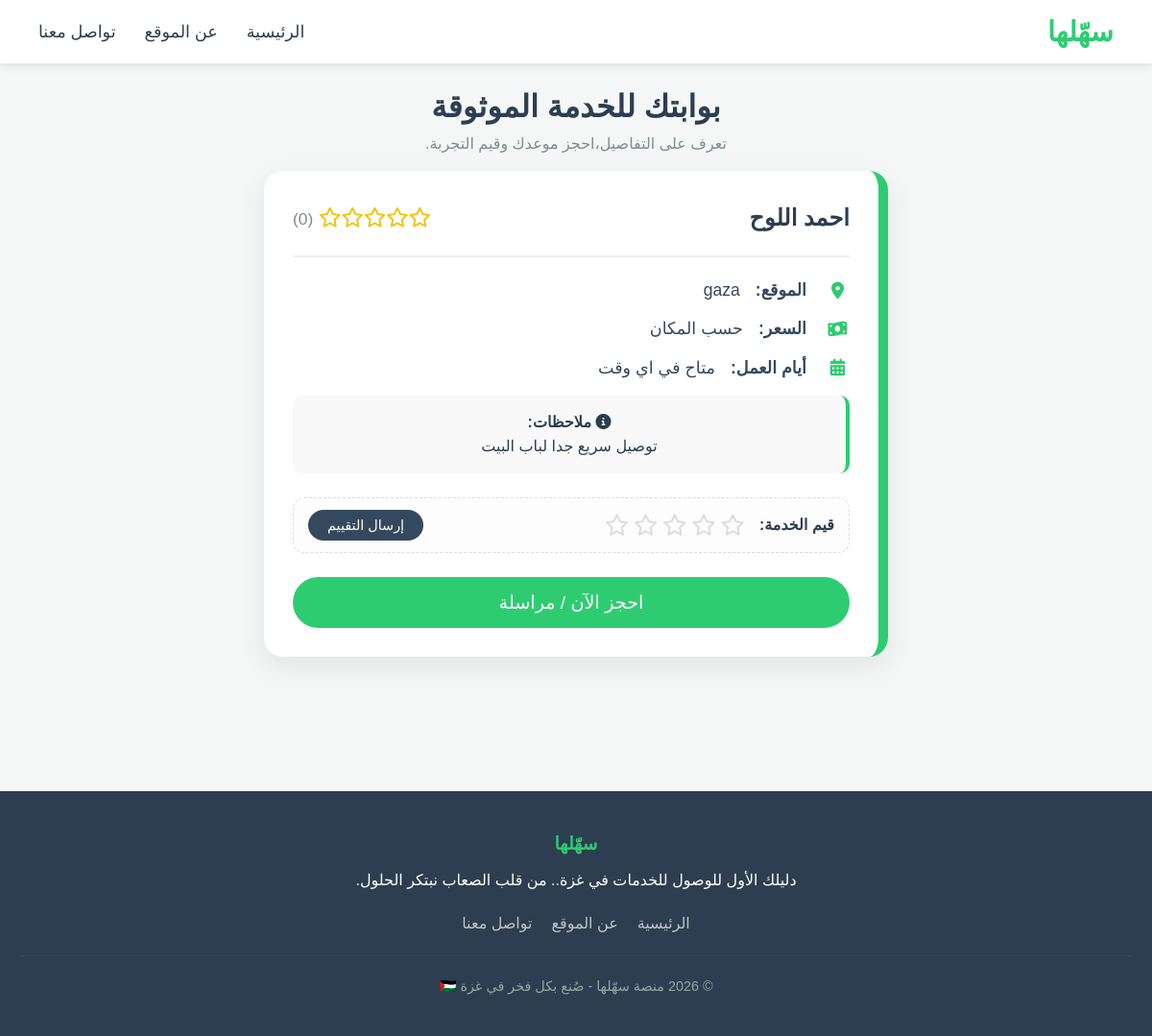
The page /details.php?id=8 on the database its author committed.
### tables this page shows
CREATE TABLE `services` (
  `id` int(11) NOT NULL,
  `user_id` int(11) DEFAULT NULL,
  `full_name` varchar(255) NOT NULL,
  `service_type` varchar(100) NOT NULL,
  `location` varchar(100) NOT NULL,
  `price` varchar(100) DEFAULT 'حسب الاتفاق',
  `work_days` varchar(255) DEFAULT NULL,
  `notes` text DEFAULT NULL,
  `username` varchar(50) NOT NULL,
  `password` varchar(255) NOT NULL,
  `image` varchar(255) DEFAULT 'default.jpg',
  `total_rating` int(11) DEFAULT 0,
  `rating_count` int(11) DEFAULT 0,
  `created_at` timestamp NOT NULL DEFAULT current_timestamp()
);

### details.php (the view, shortened to what this page needs)
<?php
$conn = new mysqli("localhost", "root", "", "sahilha_db");
$conn->set_charset("utf8mb4");
$id = isset($_GET['id']) ? intval($_GET['id']) : 0;
$result = $conn->query("SELECT * FROM services WHERE id = $id");
$service = $result->fetch_assoc();
$average = 0;
?>
<!DOCTYPE html>
<html lang="ar" dir="rtl">
<head>
    <link rel="stylesheet" href="style.css">
    <link rel="stylesheet" href="https://cdnjs.cloudflare.com/ajax/libs/font-awesome/6.0.0/css/all.min.css">
</head>
<body>
    <nav class="navbar">
        <div class="nav-container">
            <a href="index.html" class="logo">سهّلها</a>
            <ul class="nav-links">
                <li><a href="search-service.html">الرئيسية</a></li>
                <li><a href="about.html">عن الموقع</a></li>
                <li><a href="contact.html">تواصل معنا</a></li>
            </ul>
        </div>
    </nav>
    <div class="container">
        <div class="header-spacing">
            <h1 style="color: #2C3E50; font-size: 2rem;">بوابتك للخدمة الموثوقة</h1>
            <p style="color: #7f8c8d;">تعرف على التفاصيل،احجز موعدك وقيم التجربة.</p>
        </div>
        <div class="details-card">
            <div style="display: flex; justify-content: space-between; align-items: center;">
                <h2 style="color: #2C3E50; margin: 0;"><?php echo htmlspecialchars($service['full_name']); ?></h2>
                <div class="rating-display">
                    <?php
                    for($i=1; $i<=5; $i++) {
                        echo ($i <= $average) ? '<i class="fas fa-star"></i>' : '<i class="far fa-star"></i>';
                    }
                    ?>
                    <small style="color: #7f8c8d;">(<?php echo $average; ?>)</small>
                </div>
            </div>
            <hr style="border: 0.5px solid #eee; margin: 20px 0;">
            <div class="detail-item">
                <i class="fas fa-map-marker-alt"></i>
                <strong>الموقع:</strong>
                <span style="margin-right: 6px;"><?php echo htmlspecialchars($service['location']); ?></span>
            </div>
            <div class="detail-item">
                <i class="fas fa-money-bill-wave"></i>
                <strong>السعر:</strong>
                <span style="margin-right: 6px;"><?php echo htmlspecialchars($service['price']); ?></span>
            </div>
            <div class="detail-item">
                <i class="fas fa-calendar-alt"></i>
                <strong>أيام العمل:</strong>
                <span style="margin-right: 6px;"><?php echo htmlspecialchars($service['work_days']); ?></span>
            </div>
            <div style="background: #f9f9f9; padding: 15px; border-radius: 10px; border-right: 4px solid #2ECC71; margin-top: 15px;">
                <p><strong><i class="fas fa-info-circle"></i> ملاحظات:</strong></p>
                <p><?php echo nl2br(htmlspecialchars($service['notes'])); ?></p>
            </div>
            <form method="POST" id="ratingForm" class="rating-row">
                <span style="font-weight: bold;">قيم الخدمة:</span>
                <div class="stars-input" id="starsContainer">
                    <i class="far fa-star" data-val="1"></i>
                    <i class="far fa-star" data-val="2"></i>
                    <i class="far fa-star" data-val="3"></i>
                    <i class="far fa-star" data-val="4"></i>
                    <i class="far fa-star" data-val="5"></i>
                </div>
                <button type="submit" class="btn-submit-rating">إرسال التقييم</button>
            </form>
            <button onclick="openBooking()" class="btn-primary" style="width: 100%; margin-top: 25px; padding: 15px; font-size: 1.2rem; border-radius: 50px;">احجز الآن / مراسلة</button>
        </div>
    </div>
    <footer>
        <div class="footer-content">
            <h3>سهّلها</h3>
            <p>دليلك الأول للوصول للخدمات في غزة.. من قلب الصعاب نبتكر الحلول.</p>
            <ul class="footer-links">
                <li><a href="search-service.html">الرئيسية</a></li>
                <li><a href="about.html">عن الموقع</a></li>
                <li><a href="contact.html">تواصل معنا</a></li>
            </ul>
        </div>
        <div class="copyright">
           &copy; 2026 منصة سهّلها - صُنع بكل فخر في غزة 🇵🇸
        </div>
    </footer>
</body>
</html>

### style.css (style rules this page uses)
* { margin: 0; padding: 0; box-sizing: border-box; }
body { direction: rtl; background-color: #f9f9f9; font-family: 'Cairo', sans-serif; color: #2C3E50; line-height: 1.6; }
.container { max-width: 1250px !important; margin: 0 auto; padding: 10px 20px !important; text-align: center; }
.navbar { background-color: white; width: 100%; padding: 10px 0; box-shadow: 0 2px 10px rgba(0,0,0,0.1); position: sticky; top: 0; z-index: 9999; }
.nav-container { max-width: 1250px; margin: 0 auto; display: flex; justify-content: space-between; align-items: center; padding: 0 40px; }
.logo { font-size: 1.8rem; font-weight: bold; color: #2ECC71; text-decoration: none; font-family: 'Tajawal', sans-serif; }
.nav-links { list-style: none; display: flex; gap: 30px; }
.nav-links a { color: #2C3E50; text-decoration: none; font-size: 1.1rem; transition: color 0.3s; }
.btn-primary { background: #2ECC71; color: white; border: none; }
footer { background-color: #2C3E50; color: white; padding: 40px 20px; text-align: center; margin-top: 50px !important; width: 100%; }
.footer-content h3 { font-family: 'Tajawal', sans-serif; color: #2ECC71; margin-bottom: 10px; }
.footer-links { list-style: none; display: flex; justify-content: center; gap: 20px; margin: 20px 0; }
.footer-links a { color: #bdc3c7; text-decoration: none; }
.copyright { font-size: 0.9rem; color: #95a5a6; border-top: 1px solid #34495e; padding-top: 20px; margin-top: 20px; }
body, input, button { font-family: 'Cairo', sans-serif; }
button, .main-btn-style { font-family: 'Cairo', sans-serif; font-size: 1.1rem; padding: 12px 30px; border-radius: 50px; border: none; cursor: pointer; transition: all 0.3s ease-in-out; }
footer { background-color: #2C3E50; color: white; padding: 40px 20px; text-align: center; margin-top: 80px !important; width: 100%; clear: both; }
.btn-submit-rating { background: #34495e; color: white; border: none; padding: 8px 25px; border-radius: 50px; cursor: pointer; font-size: 0.9rem; transition: 0.3s; margin-right: auto; margin-left: 0; }
.detail-item { font-size: 1.1rem; margin-bottom: 12px; color: #34495e; display: flex; align-items: center; gap: 10px; }

### details.php (style rules this page uses)
body { background-color: #f4f7f6; font-family: 'Cairo', sans-serif; }
.header-spacing { text-align: center; margin-top: 10px !important; margin-bottom: 5px; }
.details-card { background: white; border-radius: 20px; padding: 30px; margin: 15px auto 50px auto; max-width: 650px; border-right: 10px solid #2ECC71; box-shadow: 0 10px 30px rgba(0,0,0,0.08); }
.rating-row { display: flex; align-items: center; background: #fdfdfd; padding: 12px 15px; border-radius: 12px; border: 1px dashed #ddd; margin-top: 25px; width: 100%; }
.stars-input { margin-right: 15px; display: flex; gap: 5px; }
.stars-input i { cursor: pointer; color: #ddd; font-size: 1.4rem; }
.btn-submit-rating { background: #34495e; color: white; border: none; padding: 8px 20px; border-radius: 50px; cursor: pointer; font-size: 0.9rem; margin-right: auto; margin-left: 0; }
.rating-display { color: #f1c40f; font-size: 1.3rem; }
.detail-item { font-size: 1.1rem; margin-bottom: 12px; color: #34495e; display: flex; align-items: center; }
.detail-item i { color: #2ECC71; margin-left: 10px; width: 25px; }

### rows shown on the page
services: full_name "احمد اللوح", location "gaza", price "حسب المكان", work_days "متاح في اي وقت", notes "توصيل سريع جدا لباب البيت"

### other values the page prints
$average "0"
